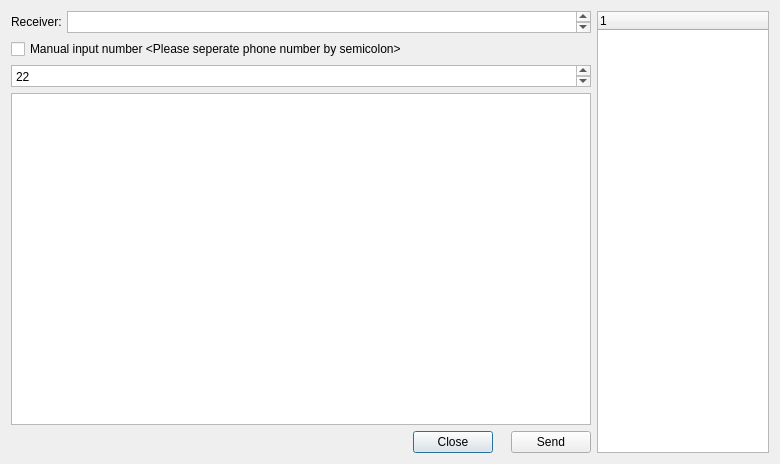
<?xml version="1.0" encoding="UTF-8"?>
<ui version="4.0">
 <class>DialogWriteMsg</class>
 <widget class="QDialog" name="DialogWriteMsg">
  <property name="geometry">
   <rect>
    <x>0</x>
    <y>0</y>
    <width>780</width>
    <height>464</height>
   </rect>
  </property>
  <property name="windowTitle">
   <string>Write Message</string>
  </property>
  <layout class="QGridLayout" name="gridLayout">
   <item row="0" column="0">
    <widget class="QLabel" name="label">
     <property name="maximumSize">
      <size>
       <width>50</width>
       <height>16777215</height>
      </size>
     </property>
     <property name="text">
      <string>Receiver:</string>
     </property>
    </widget>
   </item>
   <item row="0" column="1" colspan="5">
    <widget class="QTextEdit" name="textEditReceiver">
     <property name="maximumSize">
      <size>
       <width>16777215</width>
       <height>22</height>
      </size>
     </property>
    </widget>
   </item>
   <item row="0" column="6" rowspan="5">
    <widget class="QTreeWidget" name="treeWidget">
     <property name="sizePolicy">
      <sizepolicy hsizetype="Maximum" vsizetype="Expanding">
       <horstretch>0</horstretch>
       <verstretch>0</verstretch>
      </sizepolicy>
     </property>
     <column>
      <property name="text">
       <string notr="true">1</string>
      </property>
     </column>
    </widget>
   </item>
   <item row="1" column="0" colspan="2">
    <widget class="QCheckBox" name="checkBoxManualInputNum">
     <property name="text">
      <string>Manual input number &lt;Please seperate phone number by semicolon&gt;</string>
     </property>
    </widget>
   </item>
   <item row="1" column="5">
    <spacer name="horizontalSpacer_3">
     <property name="orientation">
      <enum>Qt::Horizontal</enum>
     </property>
     <property name="sizeHint" stdset="0">
      <size>
       <width>40</width>
       <height>20</height>
      </size>
     </property>
    </spacer>
   </item>
   <item row="2" column="0" colspan="6">
    <widget class="QTextEdit" name="textEditTip">
     <property name="maximumSize">
      <size>
       <width>16777215</width>
       <height>22</height>
      </size>
     </property>
     <property name="html">
      <string>&lt;!DOCTYPE HTML PUBLIC &quot;-//W3C//DTD HTML 4.0//EN&quot; &quot;http://www.w3.org/TR/REC-html40/strict.dtd&quot;&gt;
&lt;html&gt;&lt;head&gt;&lt;meta name=&quot;qrichtext&quot; content=&quot;1&quot; /&gt;&lt;style type=&quot;text/css&quot;&gt;
p, li { white-space: pre-wrap; }
&lt;/style&gt;&lt;/head&gt;&lt;body style=&quot; font-family:'宋体'; font-size:9pt; font-weight:400; font-style:normal;&quot;&gt;
&lt;p style=&quot; margin-top:0px; margin-bottom:0px; margin-left:0px; margin-right:0px; -qt-block-indent:0; text-indent:0px;&quot;&gt;22&lt;/p&gt;&lt;/body&gt;&lt;/html&gt;</string>
     </property>
     <property name="qssGroup" stdset="0">
      <string>qssTip</string>
     </property>
    </widget>
   </item>
   <item row="3" column="0" colspan="6">
    <widget class="QTextEdit" name="textEditInput">
     <property name="sizePolicy">
      <sizepolicy hsizetype="Expanding" vsizetype="MinimumExpanding">
       <horstretch>0</horstretch>
       <verstretch>0</verstretch>
      </sizepolicy>
     </property>
    </widget>
   </item>
   <item row="4" column="1">
    <spacer name="horizontalSpacer">
     <property name="orientation">
      <enum>Qt::Horizontal</enum>
     </property>
     <property name="sizeHint" stdset="0">
      <size>
       <width>342</width>
       <height>20</height>
      </size>
     </property>
    </spacer>
   </item>
   <item row="4" column="2">
    <widget class="QPushButton" name="btnClose">
     <property name="text">
      <string>Close</string>
     </property>
     <property name="qssGroup" stdset="0">
      <string>ToolButton</string>
     </property>
    </widget>
   </item>
   <item row="4" column="4">
    <spacer name="horizontalSpacer_4">
     <property name="orientation">
      <enum>Qt::Horizontal</enum>
     </property>
     <property name="sizeHint" stdset="0">
      <size>
       <width>40</width>
       <height>20</height>
      </size>
     </property>
    </spacer>
   </item>
   <item row="4" column="5">
    <widget class="QPushButton" name="btnSend">
     <property name="text">
      <string>Send</string>
     </property>
     <property name="qssGroup" stdset="0">
      <string>ToolButton</string>
     </property>
    </widget>
   </item>
   <item row="4" column="3">
    <spacer name="horizontalSpacer_5">
     <property name="orientation">
      <enum>Qt::Horizontal</enum>
     </property>
     <property name="sizeHint" stdset="0">
      <size>
       <width>40</width>
       <height>20</height>
      </size>
     </property>
    </spacer>
   </item>
  </layout>
 </widget>
 <resources/>
 <connections/>
</ui>
